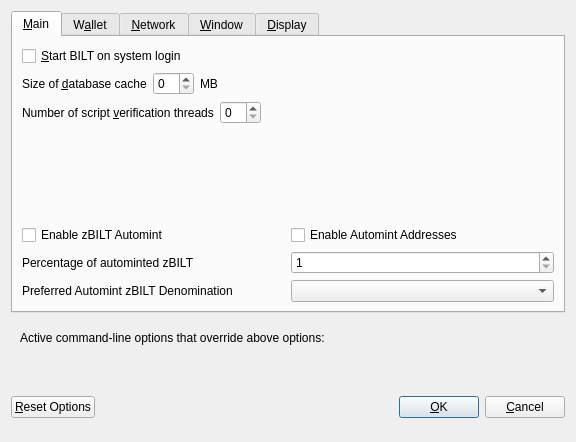
<?xml version="1.0" encoding="UTF-8"?>
<ui version="4.0">
 <class>OptionsDialog</class>
 <widget class="QDialog" name="OptionsDialog">
  <property name="geometry">
   <rect>
    <x>0</x>
    <y>0</y>
    <width>576</width>
    <height>442</height>
   </rect>
  </property>
  <property name="windowTitle">
   <string>Options</string>
  </property>
  <property name="modal">
   <bool>true</bool>
  </property>
  <layout class="QVBoxLayout" name="verticalLayout">
   <item>
    <widget class="QTabWidget" name="tabWidget">
     <property name="currentIndex">
      <number>0</number>
     </property>
     <widget class="QWidget" name="tabMain">
      <attribute name="title">
       <string>&amp;Main</string>
      </attribute>
      <layout class="QVBoxLayout" name="verticalLayout_Main">
       <item>
        <widget class="QCheckBox" name="bitcoinAtStartup">
         <property name="toolTip">
          <string>Automatically start BILT after logging in to the system.</string>
         </property>
         <property name="text">
          <string>&amp;Start BILT on system login</string>
         </property>
        </widget>
       </item>
       <item>
        <layout class="QHBoxLayout" name="horizontalLayout_2_Main">
         <item>
          <widget class="QLabel" name="databaseCacheLabel">
           <property name="text">
            <string>Size of &amp;database cache</string>
           </property>
           <property name="textFormat">
            <enum>Qt::PlainText</enum>
           </property>
           <property name="buddy">
            <cstring>databaseCache</cstring>
           </property>
          </widget>
         </item>
         <item>
          <widget class="QSpinBox" name="databaseCache"/>
         </item>
         <item>
          <widget class="QLabel" name="databaseCacheUnitLabel">
           <property name="text">
            <string>MB</string>
           </property>
           <property name="textFormat">
            <enum>Qt::PlainText</enum>
           </property>
          </widget>
         </item>
         <item>
          <spacer name="horizontalSpacer_2_Main">
           <property name="orientation">
            <enum>Qt::Horizontal</enum>
           </property>
           <property name="sizeHint" stdset="0">
            <size>
             <width>40</width>
             <height>20</height>
            </size>
           </property>
          </spacer>
         </item>
        </layout>
       </item>
       <item>
        <layout class="QHBoxLayout" name="horizontalLayout_3_Main">
         <item>
          <widget class="QLabel" name="threadsScriptVerifLabel">
           <property name="text">
            <string>Number of script &amp;verification threads</string>
           </property>
           <property name="textFormat">
            <enum>Qt::PlainText</enum>
           </property>
           <property name="buddy">
            <cstring>threadsScriptVerif</cstring>
           </property>
          </widget>
         </item>
         <item>
          <widget class="QSpinBox" name="threadsScriptVerif">
           <property name="toolTip">
            <string>(0 = auto, &lt;0 = leave that many cores free)</string>
           </property>
          </widget>
         </item>
         <item>
          <spacer name="horizontalSpacer_3_Main">
           <property name="orientation">
            <enum>Qt::Horizontal</enum>
           </property>
           <property name="sizeHint" stdset="0">
            <size>
             <width>40</width>
             <height>20</height>
            </size>
           </property>
          </spacer>
         </item>
        </layout>
       </item>
       <item>
        <spacer name="verticalSpacer_2">
         <property name="orientation">
          <enum>Qt::Vertical</enum>
         </property>
         <property name="sizeHint" stdset="0">
          <size>
           <width>20</width>
           <height>40</height>
          </size>
         </property>
        </spacer>
       </item>
       <item>
        <widget class="QWidget" name="verticalZpivOptionsWidget" native="true">
         <layout class="QVBoxLayout" name="verticalZpivOptionsLayout">
          <property name="margin">
           <number>0</number>
          </property>
          <item>
           <layout class="QHBoxLayout" name="horizontalAutomintingLayout">
            <item>
             <widget class="QCheckBox" name="checkBoxZeromintEnable">
              <property name="toolTip">
               <string>Enable automatic minting of BILT units to zBILT</string>
              </property>
              <property name="layoutDirection">
               <enum>Qt::LeftToRight</enum>
              </property>
              <property name="text">
               <string>Enable zBILT Automint</string>
              </property>
             </widget>
            </item>
            <item>
             <widget class="QCheckBox" name="checkBoxZeromintAddresses">
              <property name="toolTip">
               <string>Enable automatic zBILT minting from specific addresses</string>
              </property>
              <property name="layoutDirection">
               <enum>Qt::LeftToRight</enum>
              </property>
              <property name="text">
               <string>Enable Automint Addresses</string>
              </property>
             </widget>
            </item>
           </layout>
          </item>
          <item>
           <layout class="QHBoxLayout" name="horizontalZmintPercentageLayout">
            <item>
             <widget class="QLabel" name="percentage_label">
              <property name="toolTip">
               <string>Percentage of incoming BILT which get automatically converted to zBILT via Zerocoin Protocol (min: 10%)</string>
              </property>
              <property name="text">
               <string>Percentage of autominted zBILT</string>
              </property>
             </widget>
            </item>
            <item>
             <widget class="QSpinBox" name="zeromintPercentage">
              <property name="minimum">
               <number>1</number>
              </property>
              <property name="maximum">
               <number>100</number>
              </property>
             </widget>
            </item>
           </layout>
          </item>
          <item>
           <layout class="QHBoxLayout" name="horizontalLayout" stretch="0,0">
            <property name="sizeConstraint">
             <enum>QLayout::SetFixedSize</enum>
            </property>
            <item>
             <widget class="QLabel" name="labelPreferredDenom">
              <property name="maximumSize">
               <size>
                <width>16777215</width>
                <height>16777215</height>
               </size>
              </property>
              <property name="toolTip">
               <string>Wait with automatic conversion to Zerocoin until enough BILT for this denomination is available</string>
              </property>
              <property name="text">
               <string>Preferred Automint zBILT Denomination</string>
              </property>
             </widget>
            </item>
            <item>
             <widget class="QComboBox" name="preferredDenom">
              <property name="maximumSize">
               <size>
                <width>16777215</width>
                <height>27</height>
               </size>
              </property>
              <property name="toolTip">
               <string>Wait with automatic conversion to Zerocoin until enough BILT for this denomination is available</string>
              </property>
              <property name="maxVisibleItems">
               <number>9</number>
              </property>
              <property name="maxCount">
               <number>9</number>
              </property>
             </widget>
            </item>
           </layout>
          </item>
         </layout>
        </widget>
       </item>
      </layout>
     </widget>
     <widget class="QWidget" name="tabWallet">
      <attribute name="title">
       <string>W&amp;allet</string>
      </attribute>
      <layout class="QVBoxLayout" name="verticalLayout_Wallet">
       <item>
        <layout class="QHBoxLayout" name="horizontalLayout_2_Wallet">
         <item>
          <widget class="QLabel" name="labelStakeSplitThresholdText">
           <property name="text">
            <string>Stake split threshold:</string>
           </property>
          </widget>
         </item>
         <item>
          <widget class="QSpinBox" name="spinBoxStakeSplitThreshold">
           <property name="minimum">
            <number>1</number>
           </property>
           <property name="maximum">
            <number>999999</number>
           </property>
          </widget>
         </item>
        </layout>
       </item>
       <item>
        <widget class="QGroupBox" name="groupBox">
         <property name="title">
          <string>Expert</string>
         </property>
         <layout class="QVBoxLayout" name="verticalLayout_2">
          <item>
           <widget class="QCheckBox" name="coinControlFeatures">
            <property name="toolTip">
             <string>Whether to show coin control features or not.</string>
            </property>
            <property name="text">
             <string>Enable coin &amp;control features</string>
            </property>
           </widget>
          </item>
          <item>
           <widget class="QCheckBox" name="showMasternodesTab">
            <property name="toolTip">
             <string>Show additional tab listing all your masternodes in first sub-tab&lt;br/&gt;and all masternodes on the network in second sub-tab.</string>
            </property>
            <property name="text">
             <string>Show Masternodes Tab</string>
            </property>
           </widget>
          </item>
          <item>
           <widget class="QCheckBox" name="spendZeroConfChange">
            <property name="toolTip">
             <string>If you disable the spending of unconfirmed change, the change from a transaction&lt;br/&gt;cannot be used until that transaction has at least one confirmation.&lt;br/&gt;This also affects how your balance is computed.</string>
            </property>
            <property name="text">
             <string>&amp;Spend unconfirmed change</string>
            </property>
           </widget>
          </item>
         </layout>
        </widget>
       </item>
       <item>
        <spacer name="verticalSpacer_Wallet">
         <property name="orientation">
          <enum>Qt::Vertical</enum>
         </property>
         <property name="sizeHint" stdset="0">
          <size>
           <width>20</width>
           <height>40</height>
          </size>
         </property>
        </spacer>
       </item>
      </layout>
     </widget>
     <widget class="QWidget" name="tabNetwork">
      <attribute name="title">
       <string>&amp;Network</string>
      </attribute>
      <layout class="QVBoxLayout" name="verticalLayout_Network">
       <item>
        <widget class="QCheckBox" name="mapPortUpnp">
         <property name="toolTip">
          <string>Automatically open the BILT client port on the router. This only works when your router supports UPnP and it is enabled.</string>
         </property>
         <property name="text">
          <string>Map port using &amp;UPnP</string>
         </property>
        </widget>
       </item>
       <item>
        <widget class="QCheckBox" name="allowIncoming">
         <property name="toolTip">
          <string>Accept connections from outside</string>
         </property>
         <property name="text">
          <string>Allow incoming connections</string>
         </property>
        </widget>
       </item>
       <item>
        <widget class="QCheckBox" name="connectSocks">
         <property name="toolTip">
          <string>Connect to the BILT network through a SOCKS5 proxy.</string>
         </property>
         <property name="text">
          <string>&amp;Connect through SOCKS5 proxy (default proxy):</string>
         </property>
        </widget>
       </item>
       <item>
        <layout class="QHBoxLayout" name="horizontalLayout_1_Network">
         <item>
          <widget class="QLabel" name="proxyIpLabel">
           <property name="text">
            <string>Proxy &amp;IP:</string>
           </property>
           <property name="textFormat">
            <enum>Qt::PlainText</enum>
           </property>
           <property name="buddy">
            <cstring>proxyIp</cstring>
           </property>
          </widget>
         </item>
         <item>
          <widget class="QValidatedLineEdit" name="proxyIp">
           <property name="minimumSize">
            <size>
             <width>140</width>
             <height>0</height>
            </size>
           </property>
           <property name="maximumSize">
            <size>
             <width>140</width>
             <height>16777215</height>
            </size>
           </property>
           <property name="toolTip">
            <string>IP address of the proxy (e.g. IPv4: 127.0.0.1 / IPv6: ::1)</string>
           </property>
          </widget>
         </item>
         <item>
          <widget class="QLabel" name="proxyPortLabel">
           <property name="text">
            <string>&amp;Port:</string>
           </property>
           <property name="textFormat">
            <enum>Qt::PlainText</enum>
           </property>
           <property name="buddy">
            <cstring>proxyPort</cstring>
           </property>
          </widget>
         </item>
         <item>
          <widget class="QLineEdit" name="proxyPort">
           <property name="minimumSize">
            <size>
             <width>55</width>
             <height>0</height>
            </size>
           </property>
           <property name="maximumSize">
            <size>
             <width>55</width>
             <height>16777215</height>
            </size>
           </property>
           <property name="toolTip">
            <string>Port of the proxy (e.g. 9050)</string>
           </property>
          </widget>
         </item>
         <item>
          <spacer name="horizontalSpacer_1_Network">
           <property name="orientation">
            <enum>Qt::Horizontal</enum>
           </property>
           <property name="sizeHint" stdset="0">
            <size>
             <width>40</width>
             <height>20</height>
            </size>
           </property>
          </spacer>
         </item>
        </layout>
       </item>
       <item>
        <spacer name="verticalSpacer_Network">
         <property name="orientation">
          <enum>Qt::Vertical</enum>
         </property>
         <property name="sizeHint" stdset="0">
          <size>
           <width>20</width>
           <height>40</height>
          </size>
         </property>
        </spacer>
       </item>
      </layout>
     </widget>
     <widget class="QWidget" name="tabWindow">
      <attribute name="title">
       <string>&amp;Window</string>
      </attribute>
      <layout class="QVBoxLayout" name="verticalLayout_Window">
       <item>
        <widget class="QCheckBox" name="minimizeToTray">
         <property name="toolTip">
          <string>Show only a tray icon after minimizing the window.</string>
         </property>
         <property name="text">
          <string>&amp;Minimize to the tray instead of the taskbar</string>
         </property>
        </widget>
       </item>
       <item>
        <widget class="QCheckBox" name="minimizeOnClose">
         <property name="toolTip">
          <string>Minimize instead of exit the application when the window is closed. When this option is enabled, the application will be closed only after selecting Quit in the menu.</string>
         </property>
         <property name="text">
          <string>M&amp;inimize on close</string>
         </property>
        </widget>
       </item>
       <item>
        <spacer name="verticalSpacer_Window">
         <property name="orientation">
          <enum>Qt::Vertical</enum>
         </property>
         <property name="sizeHint" stdset="0">
          <size>
           <width>20</width>
           <height>40</height>
          </size>
         </property>
        </spacer>
       </item>
      </layout>
     </widget>
     <widget class="QWidget" name="tabDisplay">
      <attribute name="title">
       <string>&amp;Display</string>
      </attribute>
      <layout class="QVBoxLayout" name="verticalLayout_Display">
       <item>
        <layout class="QHBoxLayout" name="horizontalLayout_1_Display">
         <item>
          <widget class="QLabel" name="langLabel">
           <property name="text">
            <string>User Interface &amp;language:</string>
           </property>
           <property name="textFormat">
            <enum>Qt::PlainText</enum>
           </property>
           <property name="buddy">
            <cstring>lang</cstring>
           </property>
          </widget>
         </item>
         <item>
          <widget class="QValueComboBox" name="lang">
           <property name="toolTip">
            <string>The user interface language can be set here. This setting will take effect after restarting BILT.</string>
           </property>
          </widget>
         </item>
        </layout>
       </item>
       <item>
        <widget class="QLabel" name="label_3">
         <property name="toolTip">
          <string notr="true"/>
         </property>
         <property name="statusTip">
          <string notr="true"/>
         </property>
         <property name="whatsThis">
          <string notr="true"/>
         </property>
         <property name="accessibleName">
          <string notr="true"/>
         </property>
         <property name="text">
          <string>Language missing or translation incomplete? Help contributing translations here:
https://discord.gg/zgcXB76</string>
         </property>
         <property name="wordWrap">
          <bool>true</bool>
         </property>
         <property name="openExternalLinks">
          <bool>true</bool>
         </property>
         <property name="textInteractionFlags">
          <set>Qt::TextBrowserInteraction</set>
         </property>
        </widget>
       </item>
       <item>
        <layout class="QHBoxLayout" name="horizontalLayout_2_Display" stretch="0,0">
         <item>
          <widget class="QLabel" name="themeLabel">
           <property name="text">
            <string>User Interface Theme:</string>
           </property>
          </widget>
         </item>
         <item>
          <widget class="QValueComboBox" name="theme"/>
         </item>
        </layout>
       </item>
       <item>
        <widget class="QWidget" name="verticalZpivDisplayWidget" native="true">
         <layout class="QVBoxLayout" name="verticalZpivDisplayLayout">
          <property name="margin">
           <number>0</number>
          </property>
          <item>
           <widget class="Line" name="line">
            <property name="orientation">
             <enum>Qt::Horizontal</enum>
            </property>
           </widget>
          </item>
          <item>
           <layout class="QHBoxLayout" name="horizontalLayout_3_Display">
            <item>
             <widget class="QLabel" name="unitLabel">
              <property name="text">
               <string>Unit to show amounts in:</string>
              </property>
              <property name="textFormat">
               <enum>Qt::PlainText</enum>
              </property>
             </widget>
            </item>
            <item>
             <widget class="QValueComboBox" name="unit">
              <property name="toolTip">
               <string>Choose the default subdivision unit to show in the interface and when sending coins.</string>
              </property>
             </widget>
            </item>
           </layout>
          </item>
          <item>
           <layout class="QHBoxLayout" name="horizontalLayout_4_Display">
            <item>
             <widget class="QLabel" name="digitsLabel">
              <property name="text">
               <string>Decimal digits</string>
              </property>
             </widget>
            </item>
            <item>
             <widget class="QValueComboBox" name="digits"/>
            </item>
           </layout>
          </item>
          <item>
           <layout class="QHBoxLayout" name="horizontalLayout_5_Display">
            <item>
             <widget class="QCheckBox" name="checkBoxHideZeroBalances">
              <property name="toolTip">
               <string>Hide empty balances</string>
              </property>
              <property name="layoutDirection">
               <enum>Qt::LeftToRight</enum>
              </property>
              <property name="text">
               <string>Hide empty balances</string>
              </property>
             </widget>
            </item>
            <item>
             <widget class="QCheckBox" name="checkBoxHideOrphans">
              <property name="toolTip">
               <string>Hide orphan stakes in transaction lists</string>
              </property>
              <property name="text">
               <string>Hide orphan stakes</string>
              </property>
             </widget>
            </item>
            <item>
             <spacer name="horizontalSpacer">
              <property name="orientation">
               <enum>Qt::Horizontal</enum>
              </property>
              <property name="sizeHint" stdset="0">
               <size>
                <width>40</width>
                <height>20</height>
               </size>
              </property>
             </spacer>
            </item>
           </layout>
          </item>
          <item>
           <layout class="QHBoxLayout" name="horizontalLayout_6_Display">
            <item>
             <widget class="QLabel" name="thirdPartyTxUrlsLabel">
              <property name="toolTip">
               <string>Third party URLs (e.g. a block explorer) that appear in the transactions tab as context menu items. %s in the URL is replaced by transaction hash. Multiple URLs are separated by vertical bar |.</string>
              </property>
              <property name="text">
               <string>Third party transaction URLs</string>
              </property>
             </widget>
            </item>
            <item>
             <widget class="QLineEdit" name="thirdPartyTxUrls">
              <property name="toolTip">
               <string>Third party URLs (e.g. a block explorer) that appear in the transactions tab as context menu items. %s in the URL is replaced by transaction hash. Multiple URLs are separated by vertical bar |.</string>
              </property>
             </widget>
            </item>
           </layout>
          </item>
         </layout>
        </widget>
       </item>
       <item>
        <spacer name="verticalSpacer">
         <property name="orientation">
          <enum>Qt::Vertical</enum>
         </property>
         <property name="sizeHint" stdset="0">
          <size>
           <width>20</width>
           <height>40</height>
          </size>
         </property>
        </spacer>
       </item>
      </layout>
     </widget>
    </widget>
   </item>
   <item>
    <widget class="QFrame" name="frame">
     <layout class="QVBoxLayout" name="verticalLayout_Bottom">
      <item>
       <layout class="QHBoxLayout" name="horizontalLayout_Bottom">
        <item>
         <widget class="QLabel" name="overriddenByCommandLineInfoLabel">
          <property name="text">
           <string>Active command-line options that override above options:</string>
          </property>
          <property name="textFormat">
           <enum>Qt::PlainText</enum>
          </property>
         </widget>
        </item>
        <item>
         <spacer name="horizontalSpacer_Bottom">
          <property name="orientation">
           <enum>Qt::Horizontal</enum>
          </property>
          <property name="sizeHint" stdset="0">
           <size>
            <width>40</width>
            <height>20</height>
           </size>
          </property>
         </spacer>
        </item>
       </layout>
      </item>
      <item>
       <widget class="QLabel" name="overriddenByCommandLineLabel">
        <property name="text">
         <string/>
        </property>
        <property name="textFormat">
         <enum>Qt::PlainText</enum>
        </property>
        <property name="wordWrap">
         <bool>true</bool>
        </property>
       </widget>
      </item>
     </layout>
    </widget>
   </item>
   <item>
    <layout class="QHBoxLayout" name="horizontalLayout_Buttons">
     <item>
      <widget class="QPushButton" name="resetButton">
       <property name="toolTip">
        <string>Reset all client options to default.</string>
       </property>
       <property name="text">
        <string>&amp;Reset Options</string>
       </property>
       <property name="autoDefault">
        <bool>false</bool>
       </property>
      </widget>
     </item>
     <item>
      <spacer name="horizontalSpacer_1">
       <property name="orientation">
        <enum>Qt::Horizontal</enum>
       </property>
       <property name="sizeHint" stdset="0">
        <size>
         <width>40</width>
         <height>48</height>
        </size>
       </property>
      </spacer>
     </item>
     <item>
      <widget class="QLabel" name="statusLabel">
       <property name="minimumSize">
        <size>
         <width>200</width>
         <height>0</height>
        </size>
       </property>
       <property name="font">
        <font>
         <weight>75</weight>
         <bold>true</bold>
        </font>
       </property>
       <property name="text">
        <string/>
       </property>
       <property name="textFormat">
        <enum>Qt::PlainText</enum>
       </property>
       <property name="wordWrap">
        <bool>true</bool>
       </property>
      </widget>
     </item>
     <item>
      <spacer name="horizontalSpacer_2">
       <property name="orientation">
        <enum>Qt::Horizontal</enum>
       </property>
       <property name="sizeHint" stdset="0">
        <size>
         <width>40</width>
         <height>48</height>
        </size>
       </property>
      </spacer>
     </item>
     <item>
      <widget class="QPushButton" name="okButton">
       <property name="text">
        <string>&amp;OK</string>
       </property>
       <property name="autoDefault">
        <bool>false</bool>
       </property>
       <property name="default">
        <bool>true</bool>
       </property>
      </widget>
     </item>
     <item>
      <widget class="QPushButton" name="cancelButton">
       <property name="text">
        <string>&amp;Cancel</string>
       </property>
       <property name="autoDefault">
        <bool>false</bool>
       </property>
      </widget>
     </item>
    </layout>
   </item>
  </layout>
 </widget>
 <customwidgets>
  <customwidget>
   <class>QValidatedLineEdit</class>
   <extends>QLineEdit</extends>
   <header>qvalidatedlineedit.h</header>
  </customwidget>
  <customwidget>
   <class>QValueComboBox</class>
   <extends>QComboBox</extends>
   <header>qvaluecombobox.h</header>
  </customwidget>
 </customwidgets>
 <resources/>
 <connections/>
</ui>
